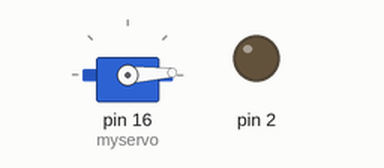
Recording of a sketch running on a simulated Arduino Uno, built with avr-gcc and run on an emulated ATmega328P. Parts: servo, output pins drawn as LEDs (lit = HIGH).

Above: at 0.05 s.
At 1.4 s:
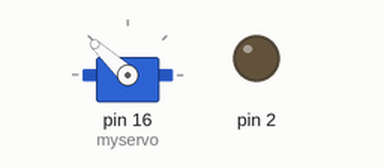
At 2.8 s:
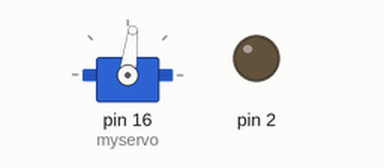
At 5.6 s:
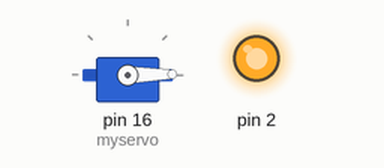
Timing chart, 0 to 9.9 s (numbered marks = the images above):
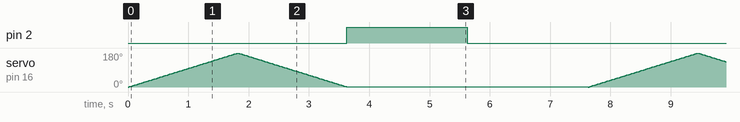

The sketch:

servo1.ino
```cpp
/** Workshop Dasar Mikrokontroler
2014 RADE - Robotics AnD Embedded Systems STMIK STIKOM Bali
**/
#include <Servo.h>
// membuat nama objek servo untuk pengontrolan servo
Servo myservo;
// variable untuk menyimpan posisi servo
int pos = 0;
void setup()
{
 // objek servo diletakan pada pin 9
 myservo.attach(16);
 pinMode (2, OUTPUT);
}
void loop()
{
 // start dari 0 derajar sampai 180 derajat
 for(pos = 0; pos < 180; pos += 1)
 {
  // pada posisi 1 derajat
  // memberitahu servo untuk pergi ke posisi  'pos'
  myservo.write(pos);
  // tunggu 15ms untuk pencapaian  posisi servo
  delay(10);
 }
 // start dari 180 derajat ke 0 derajat
 for(pos = 180; pos>=1; pos-=1)
 {
  // memberitahu servo untuk pergi ke posisi  'pos'
  myservo.write(pos);
  // tunggu 15ms untuk pencapaian  posisi servo
  delay(10);
 }

 digitalWrite (2, HIGH);
 delay (2000);
 digitalWrite (2, LOW);
 delay (2000);
}
```

Measured:
- by itself, pin 2: alternates HIGH for 2.0 s and LOW for 5.6 s
